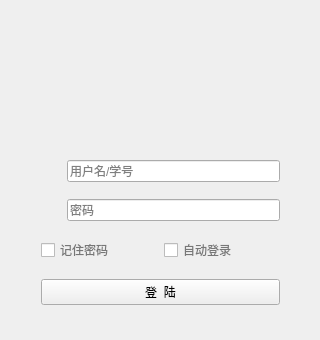
<?xml version="1.0" encoding="UTF-8"?>
<ui version="4.0">
 <class>LoginUi</class>
 <widget class="QWidget" name="LoginUi">
  <property name="geometry">
   <rect>
    <x>0</x>
    <y>0</y>
    <width>320</width>
    <height>340</height>
   </rect>
  </property>
  <property name="minimumSize">
   <size>
    <width>320</width>
    <height>340</height>
   </size>
  </property>
  <property name="maximumSize">
   <size>
    <width>320</width>
    <height>340</height>
   </size>
  </property>
  <property name="windowTitle">
   <string>LoginUi</string>
  </property>
  <widget class="QWidget" name="layoutWidget">
   <property name="geometry">
    <rect>
     <x>30</x>
     <y>11</y>
     <width>261</width>
     <height>321</height>
    </rect>
   </property>
   <layout class="QVBoxLayout" name="verticalLayout">
    <item>
     <layout class="QHBoxLayout" name="horizontalLayout_4">
      <item>
       <widget class="QWidget" name="logo" native="true">
        <property name="minimumSize">
         <size>
          <width>110</width>
          <height>110</height>
         </size>
        </property>
        <property name="maximumSize">
         <size>
          <width>110</width>
          <height>105</height>
         </size>
        </property>
        <property name="styleSheet">
         <string notr="true">border-image: url(:/imgs/images/logo.png);</string>
        </property>
       </widget>
      </item>
     </layout>
    </item>
    <item>
     <layout class="QHBoxLayout" name="horizontalLayout_2">
      <item>
       <widget class="QWidget" name="widget" native="true">
        <property name="minimumSize">
         <size>
          <width>20</width>
          <height>20</height>
         </size>
        </property>
        <property name="maximumSize">
         <size>
          <width>20</width>
          <height>20</height>
         </size>
        </property>
        <property name="styleSheet">
         <string notr="true">border-image: url(:/imgs/images/username.png);</string>
        </property>
       </widget>
      </item>
      <item>
       <widget class="QLineEdit" name="username">
        <property name="styleSheet">
         <string notr="true"/>
        </property>
        <property name="text">
         <string/>
        </property>
        <property name="placeholderText">
         <string>用户名/学号</string>
        </property>
       </widget>
      </item>
     </layout>
    </item>
    <item>
     <layout class="QHBoxLayout" name="horizontalLayout_3">
      <item>
       <widget class="QWidget" name="widget_2" native="true">
        <property name="minimumSize">
         <size>
          <width>20</width>
          <height>20</height>
         </size>
        </property>
        <property name="maximumSize">
         <size>
          <width>20</width>
          <height>20</height>
         </size>
        </property>
        <property name="styleSheet">
         <string notr="true">border-image: url(:/imgs/images/password.png);</string>
        </property>
       </widget>
      </item>
      <item>
       <widget class="QLineEdit" name="password">
        <property name="styleSheet">
         <string notr="true"/>
        </property>
        <property name="text">
         <string/>
        </property>
        <property name="placeholderText">
         <string>密码</string>
        </property>
       </widget>
      </item>
     </layout>
    </item>
    <item>
     <layout class="QHBoxLayout" name="horizontalLayout">
      <item>
       <widget class="QCheckBox" name="savePassword">
        <property name="styleSheet">
         <string notr="true">color: #777;</string>
        </property>
        <property name="text">
         <string>记住密码</string>
        </property>
       </widget>
      </item>
      <item>
       <widget class="QCheckBox" name="autoLogin">
        <property name="styleSheet">
         <string notr="true">color: #777;</string>
        </property>
        <property name="text">
         <string>自动登录</string>
        </property>
       </widget>
      </item>
     </layout>
    </item>
    <item>
     <widget class="QPushButton" name="loginButton">
      <property name="styleSheet">
       <string notr="true"/>
      </property>
      <property name="text">
       <string>登  陆</string>
      </property>
      <property name="shortcut">
       <string>Return</string>
      </property>
     </widget>
    </item>
   </layout>
  </widget>
 </widget>
 <layoutdefault spacing="6" margin="11"/>
 <tabstops>
  <tabstop>password</tabstop>
  <tabstop>username</tabstop>
  <tabstop>savePassword</tabstop>
  <tabstop>autoLogin</tabstop>
  <tabstop>loginButton</tabstop>
 </tabstops>
 <resources/>
 <connections/>
</ui>
